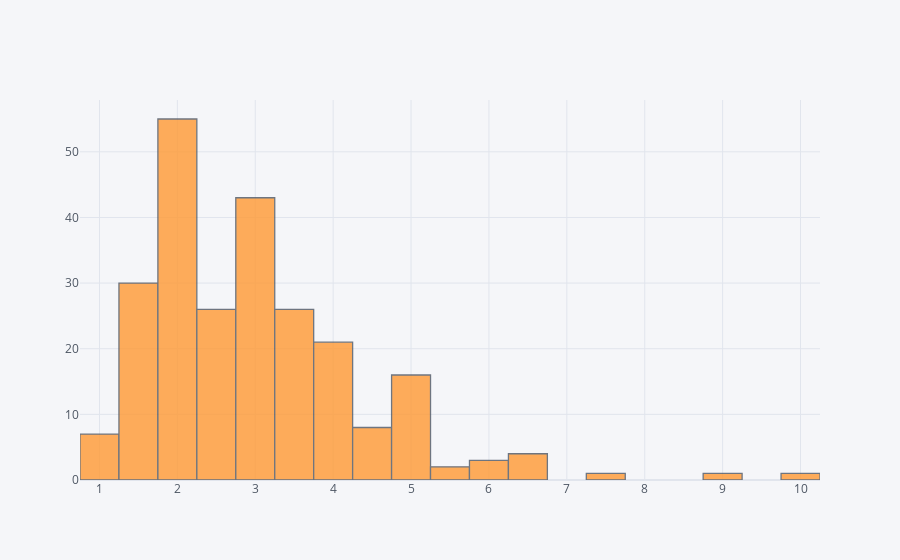

Notebook source saved alongside this figure:
### Code cell
df2['tip'].iplot(kind='hist',bins=40)

### Figure 1 — Plotly figure (JSON) as saved in the notebook; plotly's stock layout.template omitted (floating-point values rounded to 4 significant figures; data arrays with more than 128 entries replaced by an {"elided": "..."} marker saying what was removed)
{"data": [{"histfunc": "count", "histnorm": "", "marker": {"color": "rgba(255, 153, 51, 1.0)", "line": {"color": "#4D5663", "width": 1.3}}, "name": "tip", "nbinsx": 40, "opacity": 0.8, "orientation": "v", "type": "histogram", "x": {"elided": "244 float values"}}], "layout": {"barmode": "overlay", "legend": {"bgcolor": "#F5F6F9", "font": {"color": "#4D5663"}}, "paper_bgcolor": "#F5F6F9", "plot_bgcolor": "#F5F6F9", "title": {"font": {"color": "#4D5663"}}, "xaxis": {"gridcolor": "#E1E5ED", "showgrid": true, "tickfont": {"color": "#4D5663"}, "title": {"font": {"color": "#4D5663"}, "text": ""}, "zerolinecolor": "#E1E5ED"}, "yaxis": {"gridcolor": "#E1E5ED", "showgrid": true, "tickfont": {"color": "#4D5663"}, "title": {"font": {"color": "#4D5663"}, "text": ""}, "zerolinecolor": "#E1E5ED"}}}
